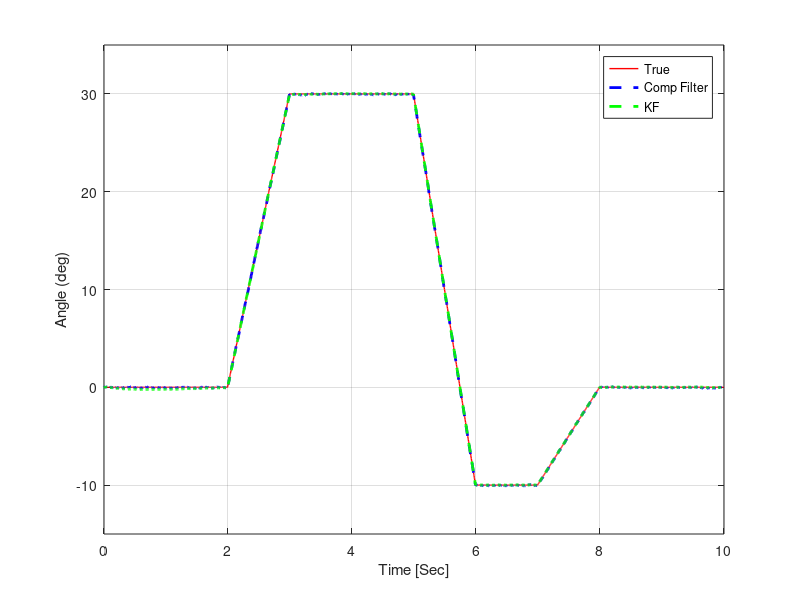

MATLAB code for this plot:
clear all;
close all;

rollTruek1 = 0.0;
rollTruek = 0.0;
rollVelTrue = 0.0;
gyroDriftTrue = 1.0;
gyroCalBiasTrue = 0.01;
gyroSigmaNoise = 0.002;
accelSigmaNoise = sqrt(0.03);

accelMeask1 = 0.0;
accelMeask = 0.0;
gyroMeask1 = 0.0;
gyroMeask = 0.0;

dt = 0.004;
time = 0.0;
dataStore = zeros(5010, 7);

angleRollk1 = 0.0;
angleRollk = 0.0;

% Complementary filter
k1 = 0.9;
k2 = 0.1;

% Kalman filter parameters
xk = zeros(1,2);
pk = [0.5 0 0 0.01];
K = zeros(1,2);
phi = [1 dt 0 1];
psi = [dt 0];
R = 0.03;
Q = [0.002^2 0 0 0];
H = [1 0];

% Create a simulation at 250 Hz
endPoint = 2500;
for i = 1:endPoint
    
    rollVelTrue = 0.0;
    
    if(i >= 500) && (i < 750)
        rollVelTrue = 30.0;
    end
    if(i >= 1250) && (i < 1500)
        rollVelTrue = -40.0;
    end
    if(i >= 1750) && (i < 2000)
        rollVelTrue = 10.0;
    end


% Gyro and accelerometer measurements at each timestep
rollTruek1 = rollTruek + rollVelTrue * dt;

accelMeask1 = rollTruek1 + randn(1) * accelSigmaNoise;

gyroReadk1 = rollVelTrue - gyroDriftTrue + randn(1) * gyroSigmaNoise + gyroCalBiasTrue;

gyroMeask1 = gyroReadk1 - gyroCalBiasTrue;

% Complementary filter 
angleRollk1 = k1 * (angleRollk+gyroMeask1*dt) + k2*accelMeask1;

% Kalman filter implementation 
uk = gyroMeask1;
zk = accelMeask1;

% xkMinus = phi * xk + psi * uk in equation form for arduino implementation
xk1Minus(1) = phi(1) * xk(1) + phi(2) * xk(2) + psi(1) * uk;
xk1Minus(2) = phi(3) * xk(1) + phi(4) * xk(2) + psi(2) * uk;

% pk1Minus = phi * pk * phi' + Q
pk1Minus(1) = (phi(1)*pk(1)+phi(2)*pk(3))*phi(1)+ ...
    (phi(1)*pk(2)+phi(2)*pk(4))*phi(2)+Q(1);

pk1Minus(2) = (phi(1)*pk(1)+phi(2)*pk(3))*phi(3)+ ...
    (phi(1)*pk(2)+phi(2)*pk(4))*phi(4)+Q(2);

pk1Minus(3) = (phi(3)*pk(1)+phi(4)*pk(3))*phi(1)+ ...
    (phi(3)*pk(2)+phi(4)*pk(4))*phi(2)+Q(3);

pk1Minus(4) = (phi(3)*pk(1)+phi(4)*pk(3))*phi(3)+ ...
    (phi(3)*pk(2)+phi(4)*pk(4))*phi(4)+Q(4);

% S = H * pk1Minus * H' + R
S = (H(1) * pk1Minus(1) + H(2) * pk1Minus(3)) * H(1) + ...
    (H(1) * pk1Minus(2) + H(2) * pk1Minus(4)) * H(1) + R;

% K = pk1Minus * H' * inv(S)
K(1) = (pk1Minus(1) * H(1) + pk1Minus(2) * H(2)) / S;
K(2) = (pk1Minus(3) * H(1) + pk1Minus(4) * H(2)) / S;

% xk1 = xk1Minus + K * (zk - H * xk1Minus)
xk1(1) = xk1Minus(1) + K(1) * (zk - (H(1) * xk1Minus(1) + ...
    H(2) * xk1Minus(2)));

xk1(2) = xk1Minus(2) + K(2) * (zk - (H(1) * xk1Minus(1) + ...
    H(2) * xk1Minus(2)));

% pk1 = (eye(2,2) - K * H) * pk1Minus
pk1(1,1) = (1 - K(1) * H(1)) * pk1Minus(1) + ...
    (0 - K(1) * H(2)) * pk1Minus(3);

pk1(1,2) = (1 - K(1) * H(1)) * pk1Minus(2) + ...
    (0 - K(1) * H(2)) * pk1Minus(4);

pk1(2,1) = (1 - K(2) * H(1)) * pk1Minus(1) + ...
    (0 - K(2) * H(2)) * pk1Minus(3);

pk1(2,2) = (1 - K(2) * H(1)) * pk1Minus(2) + ...
    (0 - K(2) * H(2)) * pk1Minus(4);

% Cache data
dataStore(i,:) = [time rollTruek1 accelMeask1 gyroMeask1 angleRollk1 xk1(1) xk1(2)];

% Reset values for next iteration 
angleRollk = angleRollk1;
rollTruek = rollTruek1;
time = time + dt;

xk = xk1;
pk = pk1;

end

plot(dataStore(1:endPoint,1), dataStore(1:endPoint,2), 'r', "LineWidth", 1);
hold on;
plot(dataStore(1:endPoint,1),dataStore(1:endPoint,5), '--b', "LineWidth", 2);
plot(dataStore(1:endPoint,1),dataStore(1:endPoint,6), '--g', "LineWidth", 2);

grid on
axis([0 10 -15 35]);
xlabel("Time [Sec]");
ylabel("Angle (deg)");
legend('True', 'Comp Filter', 'KF')


